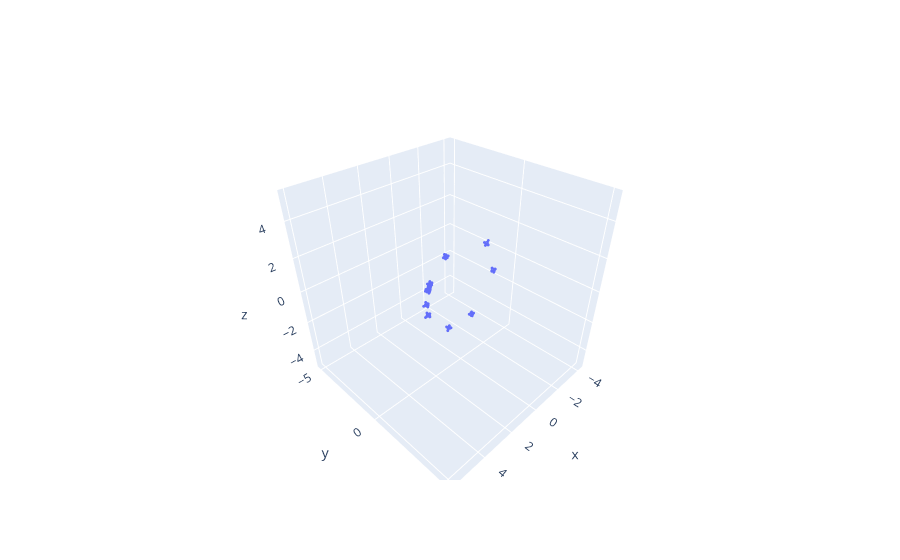

The code cell stored with this chart in its notebook:
### Code cell
from pytorch3d.renderer import look_at_view_transform
import numpy as np

Rs = []
Ts = []
for i in range(0,10):
    new_R, new_T = look_at_view_transform(dist=2.7, elev=0, azim=np.random.randint(0, 360))
    Rs.append(torch.squeeze(new_R))
    Ts.append(new_T)


Rs = torch.stack(Rs)
Ts = torch.squeeze(torch.stack(Ts, dim=0))

cameras = FoVPerspectiveCameras(R=Rs, T=Ts)
fig = make_subplots(rows=1, cols=1, specs=[[{'type': 'scatter3d'}]])
_add_camera_trace(
                    fig, cameras, "name", 0, 1, 0.1
                )
fig.show()

### Figure 1 — Plotly figure (JSON) as saved in the notebook; plotly's stock layout.template omitted (floating-point values rounded to 4 significant figures; data arrays with more than 128 entries replaced by an {"elided": "..."} marker saying what was removed)
{"data": [{"marker": {"size": 1}, "name": "name", "scene": "scene", "type": "scatter3d", "x": {"elided": "159 float values"}, "y": {"elided": "159 float values"}, "z": {"elided": "159 float values"}}], "layout": {"scene": {"domain": {"x": [0, 1], "y": [0, 1]}, "xaxis": {"range": [-4.489, 6.29]}, "yaxis": {"range": [-5.373, 5.406]}, "zaxis": {"range": [-5.257, 5.521]}}}}
